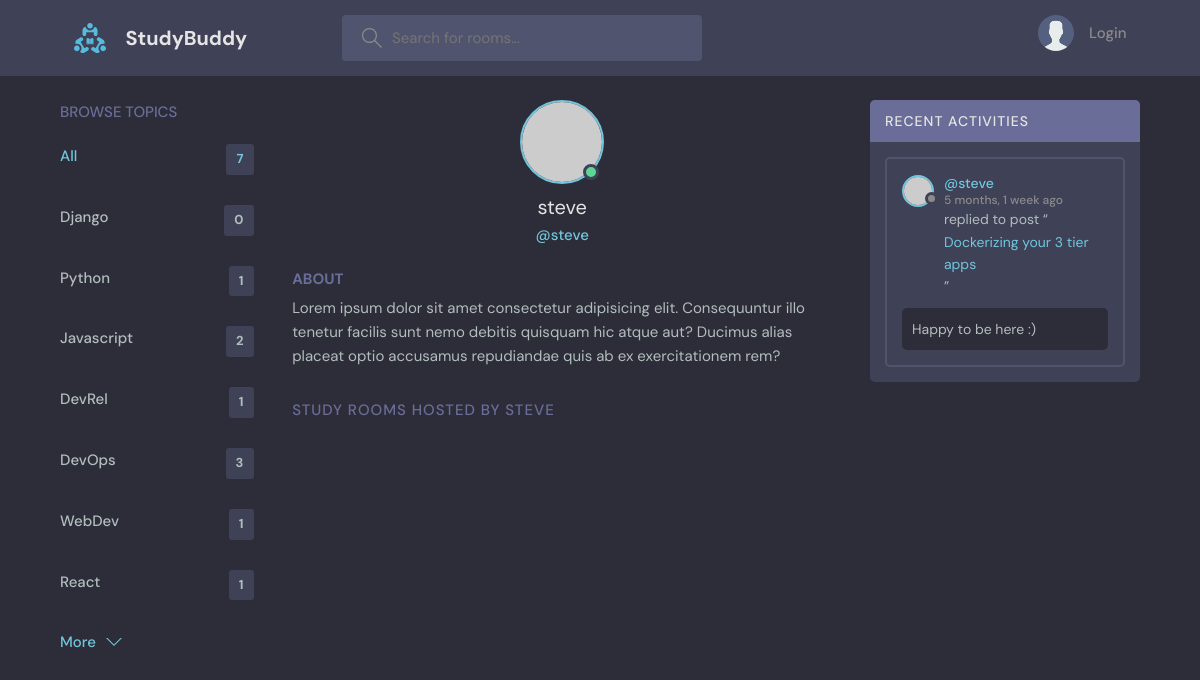
Before: /profile/4/ with the older database file.
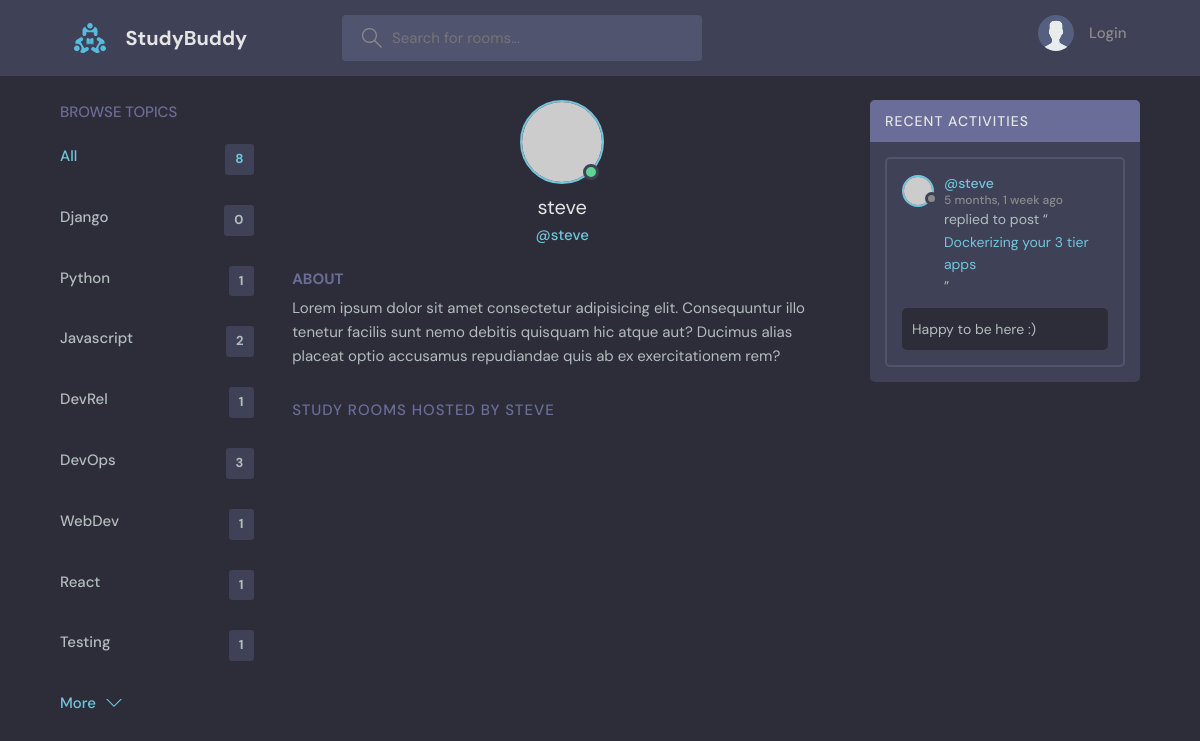
After: the same page with the newer database file.
### base/models.py (models this page shows, shortened)
class Topic(models.Model):
    name = models.CharField(max_length=200)

class Message(models.Model):
    user = models.ForeignKey(User, on_delete=models.CASCADE)
    room = models.ForeignKey(Room, on_delete=models.CASCADE)
    body = models.TextField()
    updated = models.DateTimeField(auto_now=True)
    created = models.DateTimeField(auto_now_add=True)
    class Meta:
        ordering = ['-updated', '-created']
    def __str__(self):
        return self.body[0:50]

class Room(models.Model):
   host = models.ForeignKey(User, on_delete=models.SET_NULL, null=True)
   topic = models.ForeignKey(Topic, on_delete=models.SET_NULL, null=True)
   name = models.CharField (max_length=200)
   description = models.TextField(null=True, blank=True)
   participants = models.ManyToManyField(User, related_name='participants', blank=True)      #users active in a room
   updated = models.DateTimeField(auto_now=True)
   created = models.DateTimeField(auto_now_add=True)
   class Meta:
        ordering = ['-updated', '-created']
   def __str__(self):
    return self.name

### base/views.py (the view)
# urls.py: path('profile/<str:pk>/', views.userProfile, name="user-profile"),
def userProfile(request, pk):
    user = User.objects.get(id=pk)
    rooms = user.room_set.all()
    room_messages = user.message_set.all()
    topics = Topic.objects.all()
    context = {'user': user, 'rooms': rooms,
     'room_messages': room_messages, 'topics': topics}
    return render(request, 'base/profile.html', context)

### base/templates/base/profile.html (shortened to what this page needs)
{% extends 'main.html' %}
{% block content %}
<main class="profile-page layout layout--3">
   <div class="container">
      {% include 'base/topics_component.html' %}
      <div class="roomList">
        <div class="profile">
          <div class="profile__avatar">
            <div class="avatar avatar--large active">
              <img src="https://randomuser.me/api/portraits/men/11.jpg" />
            </div>
          </div>
          <div class="profile__info">
            <h3>{{user.username}}</h3>
            <p>@{{user.username}}</p>
          </div>
          <div class="profile__about">
            <h3>About</h3>
            <p>
              Lorem ipsum dolor sit amet consectetur adipisicing elit. Consequuntur illo tenetur
              facilis sunt nemo debitis quisquam hic atque aut? Ducimus alias placeat optio
              accusamus repudiandae quis ab ex exercitationem rem?
            </p>
          </div>
        </div>
        <div class="roomList__header">
          <div>
            <h2>Study Rooms Hosted by {{user.username}}</a>
            </h2>
          </div>
        </div>
      </div>
            {% include 'base/activity_Component.html' %}
    </div>
</main>
{% endblock content %}

### base/templates/base/topics_component.html
<div class="topics">
    <div class="topics__header">
      <h2>Browse Topics</h2>
    </div>
    <ul class="topics__list">
      <li>
        <a href="{% url 'home' %}" class="active">All <span>{{topics.count}}</span></a>
      </li>
      {% for topic in topics %}
      <li>
        <a href="{% url 'home' %}?q={{topic.name}}">{{topic.name}}<span>{{topic.room_set.all.count}}</span></a>
      </li>
      {% endfor %}
    </ul>
    <a class="btn btn--link" href="topics.html">
      More
      <svg
        version="1.1"
        xmlns="http://www.w3.org/2000/svg"
        width="32"
        height="32"
        viewBox="0 0 32 32"
      >
        <title>chevron-down</title>
        <path d="M16 21l-13-13h-3l16 16 16-16h-3l-13 13z"></path>
      </svg>
    </a>
  </div>

### base/templates/base/activity_component.html (shortened to what this page needs)
<div class="activities">
  <div class="activities__header">
    <h2>Recent Activities</h2>
  </div>
  {% for message in room_messages %}
  <div class="activities__box">
    <div class="activities__boxHeader roomListRoom__header">
      <a href="" class="roomListRoom__author">
        <div class="avatar avatar--small">
          <img src="https://randomuser.me/api/portraits/women/11.jpg" />
        </div>
        <p>
          @{{message.user}}
          <span>{{message.created|timesince}} ago</span>
        </p>
      </a>
    </div>
    <div class="activities__boxContent">
      <p>
        replied to post “<a href="{% url 'room' message.room.id %}">{{message.room}}</a>”
      </p>
      <div class="activities__boxRoomContent">
       {{message.body}}
      </div>
    </div>
  </div>
  {% endfor %}
</div>

Changed rows visible on the page:
added Topic: name "Testing", room_set.all.count "1"
Other visible differences:
{{ topics.count }}: "7" → "8"
